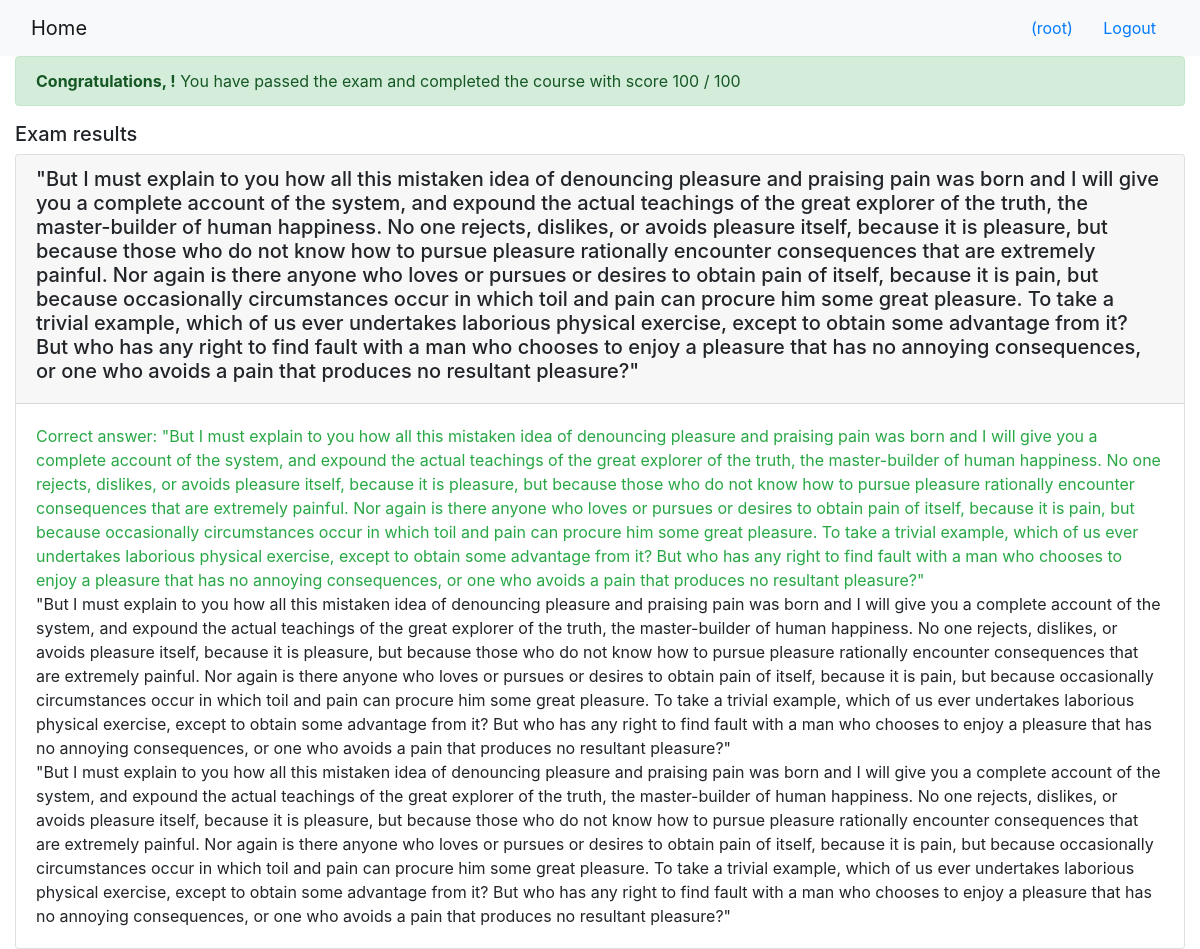
Screenshot of /onlinecourse/1/show_exam_result/1 (signed in) with the database file from the repository.
### onlinecourse/models.py (models this page shows, shortened)
class Question(models.Model):
    course = models.ForeignKey(Course, on_delete=models.CASCADE)
    question_text = models.CharField(null=False, max_length=500)
    grade = models.IntegerField()

class Choice(models.Model):
    question = models.ForeignKey(Question, on_delete=models.CASCADE)
    choice_text = models.CharField(null=False, max_length=500)
    is_correct = models.BooleanField()

### onlinecourse/views.py (the view)
# urls.py: path('<int:course_id>/show_exam_result/<int:submission_id>', views.show_exam_result, name='show_exam_result'),
def show_exam_result(request, course_id, submission_id):
    course = get_object_or_404(Course, pk=course_id)
    submission = get_object_or_404(Submission, pk=submission_id)
    selected_ids = []
    for choice in submission.choices.all():
        selected_ids.append(choice.id)
    total_grade, get_grade = 0, 0
    for question in course.question_set.all():
        total_grade += question.grade
        all_correct = all([(choice.id in selected_ids) == choice.is_correct for choice in question.choice_set.all()])
        if all_correct:
            get_grade += question.grade
    grade = int(100.0 * get_grade / total_grade)
    context = {}
    context['course'] = course
    context['selected_ids'] = selected_ids
    context['grade'] = grade
    return render(request, 'onlinecourse/exam_result_bootstrap.html', context)

### onlinecourse/templates/onlinecourse/exam_result_bootstrap.html (shortened to what this page needs)
<!DOCTYPE html>
<html lang="en">
<head>
    {% load static %}
    <link rel="stylesheet" href="https://maxcdn.bootstrapcdn.com/bootstrap/4.5.2/css/bootstrap.min.css">
</head>
<body>
 <nav class="navbar navbar-light bg-light">
    <div class="container-fluid">
        <div class="navbar-header">
              <a class="navbar-brand" href="{% url 'onlinecourse:index' %}">Home</a>
        </div>
        <ul class="nav navbar-nav navbar-right">
            {% if user.is_authenticated %}
            <li>
                <a class="btn btn-link" href="#">{{ user.first_name }}({{ user.username }})</a>
                <a class="btn btn-link" href="{% url 'onlinecourse:logout' %}">Logout</a>
            </li>
            {% endif %}
        </ul>
    </div>
</nav>
<div class="container-fluid">
    {% if grade > 80 %}
    <div class="alert alert-success">
       <b>Congratulations, {{user.usrename}}!</b> You have passed the exam and completed the course with score {{grade}} / 100
    </div>
        {% else %}
        <div class="alert alert-danger">
            <b>Failed</b> Sorry, {{user.username}}! You have failed exam with score {{grade}} / 100
        </div>
        <a class="btn btn-link text-danger" href="{% url 'onlinecourse:course_details' course.id %}">Re-test</a>
        {% endif %}
        <div class="card-columns-vertical mt-1">
        <h5 class="">Exam results</h5>
            {% for question in course.question_set.all %}
            <div class="card mt-1">
                <div class="card-header"><h5>{{question.question_text}}</h5></div>
                <div class="card-body">
                    {% for choice in question.choice_set.all %}
                        {% if choice.is_correct and choice.id in selected_ids %}
                        <div class="text-success">Correct answer: {{ choice.choice_text }}</div>
                        {% elif choice.is_correct %}
                        <div class="text-warning">Not selected: {{ choice.choice_text }}</div>
                        {% elif not choice.is_correct and choice.id in selected_ids %}
                        <div class="text-danger">Incorrect choices: {{ choice.choice_text }}</div>
                        {% else %}
                        <div>{{ choice.choice_text }}</div>
                        {% endif %}
                    {% endfor %}
                </div>
            </div>
            {% endfor %}
        </div>
    </div>
</body>
</html>

### rows the page displays
Question: question_text "\"But I must explain to you how all this mistaken idea of denouncing pleasure and praising pain was born and I will give you a complete account of the system, and expound the actual teachings of the great explorer of the truth, the master-builder of human happiness. No one rejects, dislikes, or avoids pleasure itself, because it is pleasure, but because those who do not know how to pursue pleasure rationally encounter consequences that are extremely painful. Nor again is there anyone who loves or pursues or desires to obtain pain of itself, because it is pain, but because occasionally circumstances occur in which toil and pain can procure him some great pleasure. To take a trivial example,…"
Choice: choice_text "\"But I must explain to you how all this mistaken idea of denouncing pleasure and praising pain was born and I will give you a complete account of the system, and expound the actual teachings of the great explorer of the truth, the master-builder of human happiness. No one rejects, dislikes, or avoids pleasure itself, because it is pleasure, but because those who do not know how to pursue pleasure rationally encounter consequences that are extremely painful. Nor again is there anyone who loves or pursues or desires to obtain pain of itself, because it is pain, but because occasionally circumstances occur in which toil and pain can procure him some great pleasure. To take a trivial example,…"
Choice: choice_text "\"But I must explain to you how all this mistaken idea of denouncing pleasure and praising pain was born and I will give you a complete account of the system, and expound the actual teachings of the great explorer of the truth, the master-builder of human happiness. No one rejects, dislikes, or avoids pleasure itself, because it is pleasure, but because those who do not know how to pursue pleasure rationally encounter consequences that are extremely painful. Nor again is there anyone who loves or pursues or desires to obtain pain of itself, because it is pain, but because occasionally circumstances occur in which toil and pain can procure him some great pleasure. To take a trivial example,…"
Choice: choice_text "\"But I must explain to you how all this mistaken idea of denouncing pleasure and praising pain was born and I will give you a complete account of the system, and expound the actual teachings of the great explorer of the truth, the master-builder of human happiness. No one rejects, dislikes, or avoids pleasure itself, because it is pleasure, but because those who do not know how to pursue pleasure rationally encounter consequences that are extremely painful. Nor again is there anyone who loves or pursues or desires to obtain pain of itself, because it is pain, but because occasionally circumstances occur in which toil and pain can procure him some great pleasure. To take a trivial example,…"

### other values shown
{{ user.username }} "root"
{{ grade }} "100"
